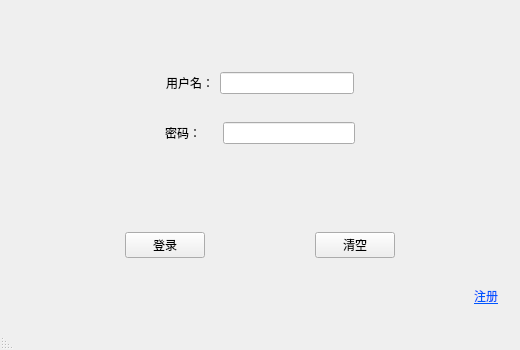
<?xml version="1.0" encoding="UTF-8"?>
<ui version="4.0">
 <class>MainWindow</class>
 <widget class="QMainWindow" name="MainWindow">
  <property name="geometry">
   <rect>
    <x>0</x>
    <y>0</y>
    <width>520</width>
    <height>350</height>
   </rect>
  </property>
  <property name="minimumSize">
   <size>
    <width>520</width>
    <height>350</height>
   </size>
  </property>
  <property name="maximumSize">
   <size>
    <width>520</width>
    <height>350</height>
   </size>
  </property>
  <property name="windowTitle">
   <string>MainWindow</string>
  </property>
  <widget class="QWidget" name="centralWidget">
   <layout class="QVBoxLayout" name="verticalLayout">
    <item>
     <widget class="QWidget" name="widget" native="true">
      <layout class="QVBoxLayout" name="verticalLayout_2">
       <item>
        <spacer name="verticalSpacer_2">
         <property name="orientation">
          <enum>Qt::Vertical</enum>
         </property>
         <property name="sizeHint" stdset="0">
          <size>
           <width>20</width>
           <height>40</height>
          </size>
         </property>
        </spacer>
       </item>
       <item>
        <widget class="QWidget" name="widget_userName" native="true">
         <layout class="QHBoxLayout" name="horizontalLayout">
          <item>
           <spacer name="horizontalSpacer_4">
            <property name="orientation">
             <enum>Qt::Horizontal</enum>
            </property>
            <property name="sizeHint" stdset="0">
             <size>
              <width>40</width>
              <height>20</height>
             </size>
            </property>
           </spacer>
          </item>
          <item>
           <widget class="QLabel" name="label_userName">
            <property name="text">
             <string>用户名：</string>
            </property>
           </widget>
          </item>
          <item>
           <widget class="QLineEdit" name="lineEdit_userName">
            <property name="text">
             <string/>
            </property>
            <property name="placeholderText">
             <string/>
            </property>
            <property name="clearButtonEnabled">
             <bool>false</bool>
            </property>
           </widget>
          </item>
          <item>
           <spacer name="horizontalSpacer_5">
            <property name="orientation">
             <enum>Qt::Horizontal</enum>
            </property>
            <property name="sizeHint" stdset="0">
             <size>
              <width>40</width>
              <height>20</height>
             </size>
            </property>
           </spacer>
          </item>
         </layout>
        </widget>
       </item>
       <item>
        <widget class="QWidget" name="widget_passwd" native="true">
         <layout class="QHBoxLayout" name="horizontalLayout_2">
          <item>
           <spacer name="horizontalSpacer_6">
            <property name="orientation">
             <enum>Qt::Horizontal</enum>
            </property>
            <property name="sizeType">
             <enum>QSizePolicy::Expanding</enum>
            </property>
            <property name="sizeHint" stdset="0">
             <size>
              <width>55</width>
              <height>20</height>
             </size>
            </property>
           </spacer>
          </item>
          <item>
           <widget class="QLabel" name="label_passwd">
            <property name="text">
             <string>密码：</string>
            </property>
           </widget>
          </item>
          <item>
           <spacer name="horizontalSpacer_8">
            <property name="orientation">
             <enum>Qt::Horizontal</enum>
            </property>
            <property name="sizeType">
             <enum>QSizePolicy::Fixed</enum>
            </property>
            <property name="sizeHint" stdset="0">
             <size>
              <width>16</width>
              <height>20</height>
             </size>
            </property>
           </spacer>
          </item>
          <item>
           <widget class="QLineEdit" name="lineEdit_passwd">
            <property name="inputMask">
             <string/>
            </property>
            <property name="text">
             <string extracomment="密码："/>
            </property>
            <property name="echoMode">
             <enum>QLineEdit::Password</enum>
            </property>
           </widget>
          </item>
          <item>
           <spacer name="horizontalSpacer_7">
            <property name="orientation">
             <enum>Qt::Horizontal</enum>
            </property>
            <property name="sizeHint" stdset="0">
             <size>
              <width>40</width>
              <height>20</height>
             </size>
            </property>
           </spacer>
          </item>
         </layout>
        </widget>
       </item>
      </layout>
     </widget>
    </item>
    <item>
     <spacer name="verticalSpacer">
      <property name="orientation">
       <enum>Qt::Vertical</enum>
      </property>
      <property name="sizeType">
       <enum>QSizePolicy::Expanding</enum>
      </property>
      <property name="sizeHint" stdset="0">
       <size>
        <width>20</width>
        <height>50</height>
       </size>
      </property>
     </spacer>
    </item>
    <item>
     <widget class="QWidget" name="widget_login" native="true">
      <layout class="QHBoxLayout" name="horizontalLayout_3">
       <item>
        <spacer name="horizontalSpacer">
         <property name="orientation">
          <enum>Qt::Horizontal</enum>
         </property>
         <property name="sizeHint" stdset="0">
          <size>
           <width>40</width>
           <height>20</height>
          </size>
         </property>
        </spacer>
       </item>
       <item>
        <widget class="QPushButton" name="pushButton_login">
         <property name="text">
          <string>登录</string>
         </property>
        </widget>
       </item>
       <item>
        <spacer name="horizontalSpacer_2">
         <property name="orientation">
          <enum>Qt::Horizontal</enum>
         </property>
         <property name="sizeHint" stdset="0">
          <size>
           <width>40</width>
           <height>20</height>
          </size>
         </property>
        </spacer>
       </item>
       <item>
        <widget class="QPushButton" name="pushButton_clear">
         <property name="text">
          <string>清空</string>
         </property>
        </widget>
       </item>
       <item>
        <spacer name="horizontalSpacer_3">
         <property name="orientation">
          <enum>Qt::Horizontal</enum>
         </property>
         <property name="sizeHint" stdset="0">
          <size>
           <width>40</width>
           <height>20</height>
          </size>
         </property>
        </spacer>
       </item>
      </layout>
     </widget>
    </item>
    <item>
     <widget class="QWidget" name="widget_2" native="true">
      <layout class="QHBoxLayout" name="horizontalLayout_4">
       <item>
        <spacer name="horizontalSpacer_9">
         <property name="orientation">
          <enum>Qt::Horizontal</enum>
         </property>
         <property name="sizeHint" stdset="0">
          <size>
           <width>40</width>
           <height>20</height>
          </size>
         </property>
        </spacer>
       </item>
       <item>
        <widget class="QLabel" name="label_regist">
         <property name="text">
          <string>&lt;html&gt;&lt;head/&gt;&lt;body&gt;&lt;p&gt;&lt;span style=&quot; text-decoration: underline; color:#0055ff;&quot;&gt;注册&lt;/span&gt;&lt;/p&gt;&lt;/body&gt;&lt;/html&gt;</string>
         </property>
        </widget>
       </item>
      </layout>
     </widget>
    </item>
   </layout>
  </widget>
  <widget class="QStatusBar" name="statusBar">
   <property name="layoutDirection">
    <enum>Qt::RightToLeft</enum>
   </property>
  </widget>
 </widget>
 <layoutdefault spacing="6" margin="11"/>
 <resources/>
 <connections/>
</ui>
